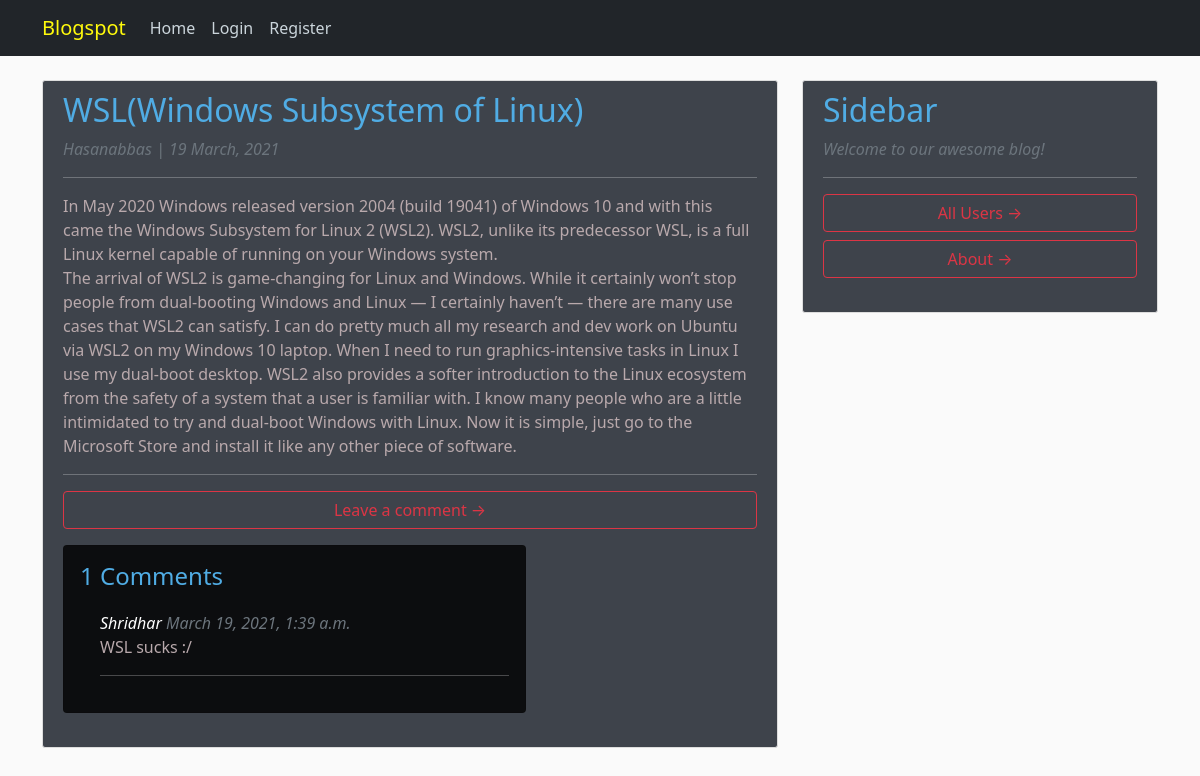
The page /post/13/ on the database its author committed.
### blog/models.py (models this page shows, shortened)
class Post(models.Model):
    title = models.CharField(max_length=100, unique=True)
    content = models.TextField()
    date_posted = models.DateTimeField(auto_now=True)
    author = models.ForeignKey(User, on_delete=models.CASCADE, null=True)

class Comment(models.Model):
    post = models.ForeignKey('blog.Post', on_delete=models.CASCADE, related_name='comments')
    Name = models.CharField(max_length=200)
    Email = models.EmailField()
    Body = models.TextField()
    created_date = models.DateTimeField(default=timezone.now)
    approved_comment = models.BooleanField(default=False)

### blog/views.py (the view)
# urls.py: path('post/<int:pk>/', PostDetailView.as_view(), name='post-detail'),
class PostDetailView(DetailView):
    model = Post

### blog/templates/blog/post_detail.html (shortened to what this page needs)
{% extends "blog/base.html" %}
    {% block content %}
        <article style="background: rgb(16,22,32,0.8);" class="media content-section">
        <div class="media-body">
            <h2 style="color: #50ACE4;"article-title">{{ object.title }}</h2>
                <em><p style="color:rgb(128, 185, 189);"class="text-muted">{{ object.author }} | {{ object.date_posted|date:"d F, Y"}}</p></em>
            </div>
            <hr>
            <p style="color: #B9A9AC" class="article-content">{{ object.content }}</p>
            <hr>
            <dev>
            <h5><a class="btn btn-outline-danger w-100" href="{% url 'add_comment_to_post' pk=post.pk %}">Leave a comment &rarr;</a></h5>
            </dev>
            <div style="background: rgb(00, 00, 00, 0.8);" class="col-md-8 card mb-4 mt-3 ">
                <div class="card-body">
                    {% with post.comments.count as total_comments %}
                    <h4 style="color: #50ACE4;">{{ total_comments }} Comments</h4>
                        {% endwith %} {% for comment in post.comments.all %}
                        <div class="comment" style="padding:0%;" 10px;>
                            <em class="font-weight-bolder">
                                {{ comment.Name }}
                            <span class="text-muted font-weight-normal">{{ comment.created_date }}</span>
                            </em>
                            <br>
                            <blockquote style="color: #B9A9AC">{{ comment.Body | linebreaks }}</blockquote>
                            <hr>
                        </div>
                    {% empty %}
                        <p>No comments here yet :(</p>
                    {% endfor %}
            </div>
        </div>
        </article>
    {% endblock content %}

### blog/static/blog/main.css (style rules this page uses)
body { background: #fafafa; color: white; margin-top: 5rem; }
#bg { background-repeat: no-repeat; background-size: cover; background-position: center center; background-attachment: fixed; }
h1, h2, h3, h4, h5, h6 { color: #aed8bc; }
.content-section { background: #ffffff; padding: 10px 20px; border: 1px solid #dddddd; border-radius: 3px; margin-bottom: 20px; }
.article-content { white-space: pre-line; }
.comment { margin: 20px 0px 20px 20px; }

### rows shown on the page
Post: title "WSL(Windows Subsystem of Linux)", author "Hasanabbas", date_posted "19 March, 2021", content "In May 2020 Windows released version 2004 (build 19041) of Windows 10 and with this came the Windows Subsystem for Linux 2 (WSL2). WSL2, unlike its predecessor WSL, is a full Linux kernel capable of running on your Windows system. The arrival of WSL2 is game-changing for Linux and Windows. While it certainly won’t stop people from dual-booting Windows and Linux — I certainly haven’t — there are many use cases that WSL2 can satisfy. I can do pretty much all my research and dev work on Ubuntu via WSL2 on my Windows 10 laptop. When I need to run graphics-intensive tasks in Linux I use my dual-boot desktop. WSL2 also provides a softer introduction to the Linux ecosystem from the safety of a…"
Comment: Name "Shridhar", created_date "March 19, 2021, 1:39 a.m.", Body "WSL sucks :/"

### other values the page prints
{{ total_comments }} "1"
